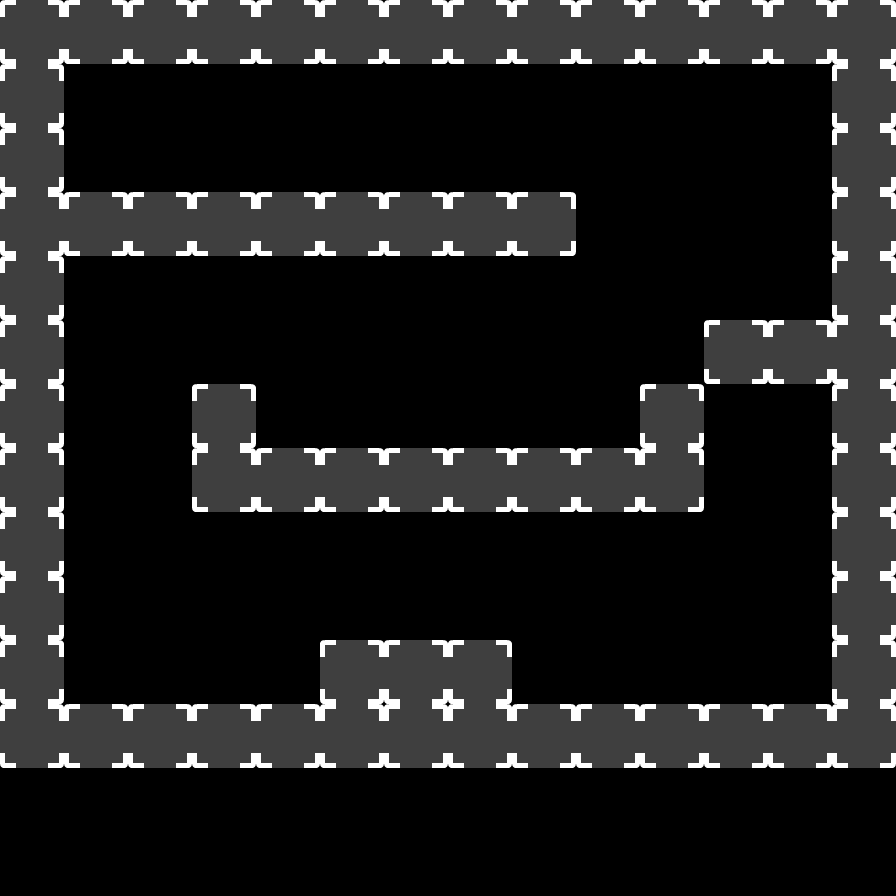

Below is a game level as drawn by its tile map, then a one-line description and the .tmx that defines it (tile-layer data replaced by summaries):
An orthogonal 14x14 tile map with 64x64 px tiles, 1 tile layer (Platforms) and 1 object.

<map version="1.2" tiledversion="1.3.3" orientation="orthogonal" renderorder="right-down" width="14" height="14" tilewidth="64" tileheight="64" infinite="0" nextlayerid="4" nextobjectid="14">
 <editorsettings>
  <export target="mazelevel1.json" format="json" />
 </editorsettings>
 <tileset firstgid="1" name="kenney_simple_platformer" tilewidth="64" tileheight="64" tilecount="98" columns="14">
  <image source="../tilesets/platformPack_tilesheet.png" width="896" height="448" />
 </tileset>
 <layer id="2" name="Platforms" width="14" height="14">
  <data>[196 cells, 71 non-empty, 1 distinct tile ids]</data>
 </layer>
 <objectgroup id="3" name="Spikes">
  <object id="13" gid="71" x="764.586" y="511.226" width="64" height="64" />
 </objectgroup>
</map>
